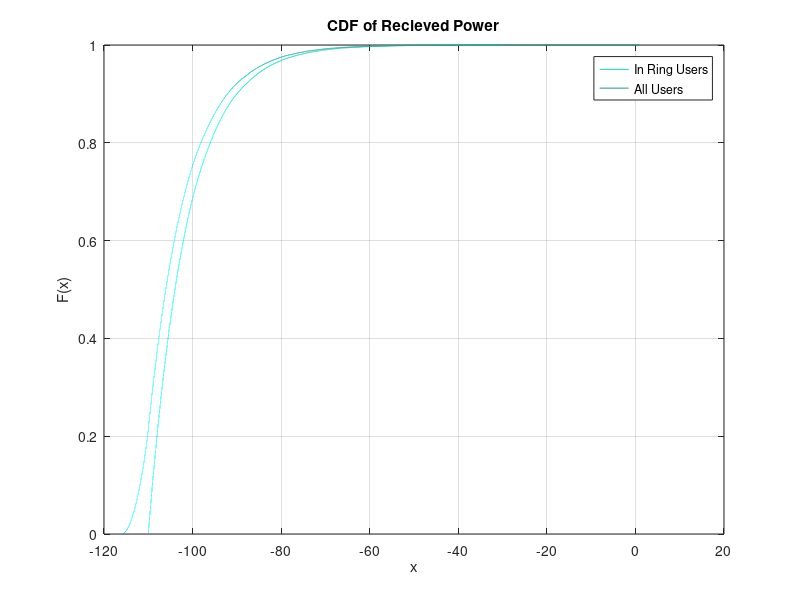

Recreate this plot in MATLAB. (Note: this script raises an error after producing the figure.)
%% Part a:

clc
clear
close all

d0 = 10;%m
numUser = 10^5;
n = 4;
p0 = 10^-6;%W

%User's coordinates:
x = -1000 + 2000 .* rand(1,numUser);
y = -1000 + 2000 .* rand(1,numUser);

%Finding user's distance:
validDist = [];%For users in the ring 
totalDist = [];%For all users
for userIndex=1:numUser
   r = sqrt(x(userIndex)^2 + y(userIndex)^2);
   totalDist = [totalDist,r];
   if (r<=1000) && (r>=10)
      validDist = [validDist,r];
   end
end
validDist = sort(validDist);
save('validDist', 'validDist');

%Calculating recieved power:
p0_dBm = 10 * log10(p0) + 30;
pR_dBmUsers = p0_dBm - 10 * n * log10(validDist/d0);%For users in the ring
pR_dBmTotal = p0_dBm - 10 * n * log10(totalDist/d0);%For all users

plot1 = cdfplot(pR_dBmUsers);
hold on
plot2 = cdfplot(pR_dBmTotal);
hold off

set(plot1, 'Color', [19/255, 206/255, 188/255]);
set(plot2, 'Color', [28/255, 152/255, 140/255]);
legend('In Ring Users', 'All Users');
title('CDF of Recieved Power');
%% Part b:

clc
clear
close all

d0 = 10;%m
D = 1000;%m
n = 4;
p0 = 10^-6;%W
N0 = -174; %dBm/Hz
BW = 10^6; %Hz

%Changing N0 unit from dBm/Hz to dBm and calculating noise power in dbm
pN_dBm = N0 + 10 * log10(BW);

%Calculating recieved power in dBm:
d = d0:0.5:D;
load('validDist.mat');

p0_dBm = 10 * log10(p0) + 30;
pR_dBmUsers = p0_dBm - 10 * n * log10(validDist/d0);%For users in the ring
pR_dBmTotal = p0_dBm - 10 * n * log10(d/d0);%For all values of d between 10 and 1000

%Calculating SNR in dB:
SNRUsers = pR_dBmUsers - pN_dBm;%For users in the ring
SNRTotal = pR_dBmTotal - pN_dBm; %For all values of d between 10 and 1000

%Plots:
figure
plot(log10(validDist), SNRUsers, 'Color', [19/255, 206/255, 188/255]);
title("SNR's Relation with Distance for Users in the Ring");
xlabel('Distance(in Logarithmic Scale)');
ylabel('SNR');

figure
plot(log10(d), SNRTotal, 'Color', [19/255, 206/255, 188/255]);
title("SNR's Relation with Distance for All Values of 10 < d < 1000");
xlabel('Distance(in Logarithmic Scale)');
ylabel('SNR');

figure
plot(log10(validDist), SNRUsers, 'Color', [19/255, 206/255, 188/255]);
hold on 
plot(log10(d), SNRTotal, 'Color', [28/255, 152/255, 140/255]);
legend('All Users in the Ring', 'All Values of 10 < d < 1000');
title("SNR's Relation with Distance");
xlabel('Distance(in Logarithmic Scale)');
ylabel('SNR');

%% Part c:

clc
clear
close all

n = 4;
p0 = 10^-6;%W
XMean = 0;
XSD = 5;%dB
d0 = 10;%m
N0 = -174; %dBm/Hz
BW = 10^6; %Hz

%%%%*********************************************************************************************************%%%%
%Finding CDF of Pr:

load('validDist.mat');

p0_dBm = 10 * log10(p0) + 30;
X_dB = normrnd(XMean, XSD, [1, length(validDist)]);
pR_dBmUsers = p0_dBm - 10 * n * log10(validDist/d0) + X_dB; 

figure
plot1 = cdfplot(pR_dBmUsers);
set(plot1, 'Color', [19/255, 206/255, 188/255]);
title('CDF of recieved power when users are in 10 < d < 1000 in presence of shadowing');


%%%%*********************************************************************************************************%%%%
%Plotting SNR:

%Changing N0 unit from dBm/Hz to dBm and calculating noise power in dbm
pN_dBm = N0 + 10 * log10(BW);

%Calculating SNR in dB:
SNR = pR_dBmUsers - pN_dBm;

figure
plot(log10(validDist), SNR, 'Color', [19/255, 206/255, 188/255]);
title("SNR's Relation with Distance in Presence of Shadowing");
xlabel('Distance in Logarithmic Scale');
ylabel('SNR');


%% Part d:

clc
clear 
close all

n = 4;
p0 = 10^-6;%W
d0 = 10;%m
D = 1000;%m
N0 = -174; %dBm/Hz
BW = 10^6; %Hz
SNRmin = 20;
XSD = 5;%dB

%Changing N0 unit from dBm/Hz to dBm and calculating noise power in dbm
pN_dBm = N0 + 10 * log10(BW);

%Calculating Pout:
load('validDist.mat');
p0_dBm = 10 * log10(p0) + 30;
pOut = zeros(1, length(validDist));

for i=1:length(validDist)
    pOut(1,i) = 1 - qfunc((SNRmin - p0_dBm + 10 * n * log10(validDist(i)/d0) + pN_dBm)/XSD);
end

plot(log10(validDist), pOut, 'Color', [19/255, 206/255, 188/255]);
title("Outage Probability VS. Distance");
xlabel('Distance(in Logarithmic Scale)');
ylabel('Outage Probability');

%% Part e:


clc
clear 
close all

numUser = 10^5;
n = 4;
p0 = 10^-6;%W
XMean = 0;
XSD = 5;%dB
d0 = 10;%m
D = 1000;%m
N0 = -174; %dBm/Hz
BW = 10^6; %Hz
SNRmin = 20; %dB
R = D;

%%%%*********************************************************************************************************%%%%
%Using Goldsmith formula:

%Changing N0 unit from dBm/Hz to dBm and calculating noise power in dBm:
pN_dBm = N0 + 10 * log10(BW);

%Calculating Pmin in dBm:
pMin = SNRmin + pN_dBm;

%Calculating Pr:
p0_dBm = 10 * log10(p0) + 30;
pRBar = p0_dBm - 10 * n * log10(R/d0);

%Calculating a an b:
a = (pMin - pRBar)/XSD;
b = 10 * n * log10(exp(1))/XSD;

%Calculating cell area:
C = qfunc(a) + exp((2 - 2 * a * b)/(b^2)) * qfunc((2 - a * b)/b);
CPercent = C * 100;

%%%%*********************************************************************************************************%%%%
%Finding distances with SNR more than 20dB:

%Calculating X:
load('validDist.mat');
X_dB = normrnd(XMean, XSD, [1, length(validDist)]);

%Calculating recieved power in dBm:
p0_dBm = 10 * log10(p0) + 30;
pR_dBmUsers = p0_dBm - 10 * n * log10(validDist/d0) + X_dB;

%Calculating SNR in dB:
SNR = pR_dBmUsers - pN_dBm;

%Finding average distance:
dists = 0;
desiredUsers = 0;
for i=1:length(SNR)
   if SNR(i) > 20
      desiredUsers = desiredUsers + 1;
   end
end

allUsers = length(SNR);

cellArea = desiredUsers * 100 / allUsers;













